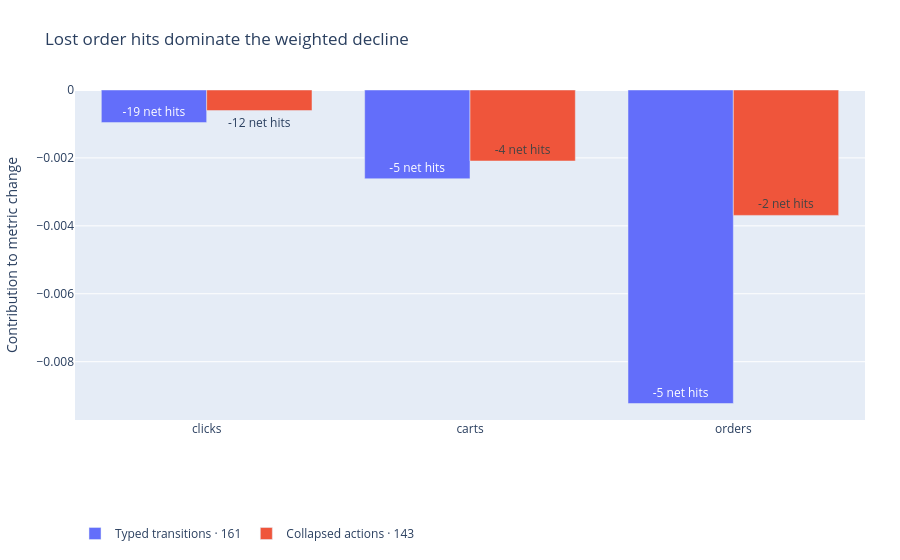

Here is the notebook cell this chart was saved with:
### Markdown cell above
## Exact-hit attribution

### Code cell
show_review(5)

### Figure 1 — Plotly figure (JSON) as saved in the notebook; plotly's stock layout.template omitted (floating-point values rounded to 4 significant figures)
{"data": [{"name": "Typed transitions · 161", "text": ["-19 net hits", "-5 net hits", "-5 net hits"], "type": "bar", "x": ["clicks", "carts", "orders"], "y": [-0.0009601, -0.002613, -0.009231]}, {"name": "Collapsed actions · 143", "text": ["-12 net hits", "-4 net hits", "-2 net hits"], "type": "bar", "x": ["clicks", "carts", "orders"], "y": [-0.0006064, -0.002091, -0.003692]}], "layout": {"barmode": "group", "legend": {"orientation": "h", "y": -0.3}, "margin": {"b": 95, "l": 70, "r": 35, "t": 90}, "title": {"text": "Lost order hits dominate the weighted decline"}, "yaxis": {"title": {"text": "Contribution to metric change"}}}}
